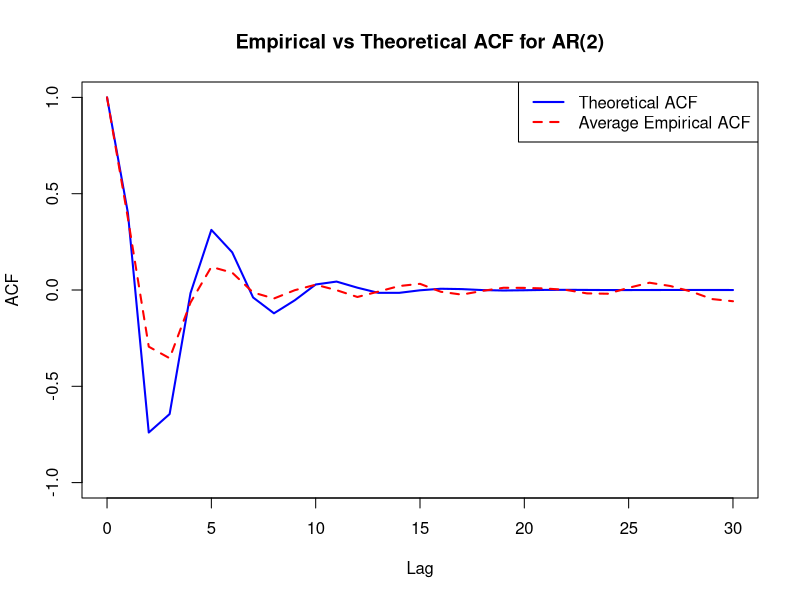

This figure's R source:
# -----------------------------
# AR(2) Simulation + ACF Plot
# For phi1 = -0.6, phi2 = 0.5 (Madsen notation)
# -----------------------------

library(forecast)

# Set parameters
set.seed(123)
n <- 200              # Number of observations
num_series <- 5       # Number of realizations
max_lag <- 30         # Max lag for ACF

# Flip signs for R's convention (since R uses: X_t = phi1 * X_{t-1} + phi2 * X_{t-2} + e_t)
phi1 <- 0.6           # Flipped from -0.6
phi2 <- -0.5          # Flipped from +0.5

# Step 1: Simulate 5 AR(2) realizations
simulations <- replicate(num_series, arima.sim(model = list(ar = c(phi1, phi2)), n = n, sd = 1))

# Step 2: Compute empirical ACF for each realization
acf_list <- apply(simulations, 2, function(x) acf(x, plot = FALSE, lag.max = max_lag)$acf)

# Step 3: Average empirical ACF across realizations
avg_empirical_acf <- rowMeans(acf_list)
lags <- 0:max_lag


# Step 4: Compute theoretical ACF using textbook values directly
phi1_textbook <- -0.6   # No sign flip here
phi2_textbook <- 0.5

theoretical_acf <- numeric(max_lag + 1)
theoretical_acf[1] <- 1
theoretical_acf[2] <- -phi1_textbook / (1 + phi2_textbook)
theoretical_acf[3] <- -phi2_textbook + phi1_textbook * theoretical_acf[2]

for (k in 4:(max_lag + 1)) {
  theoretical_acf[k] <- -phi1_textbook * theoretical_acf[k - 1] - phi2_textbook * theoretical_acf[k - 2]
}


# Step 5: Plot empirical vs theoretical ACF
plot(lags, theoretical_acf, type = "l", col = "blue", lwd = 2,
     xlab = "Lag", ylab = "ACF", ylim = c(-1, 1),
     main = "Empirical vs Theoretical ACF for AR(2)")
lines(lags, avg_empirical_acf, col = "red", lwd = 2, lty = 2)
legend("topright", legend = c("Theoretical ACF", "Average Empirical ACF"),
       col = c("blue", "red"), lty = c(1, 2), lwd = 2)
